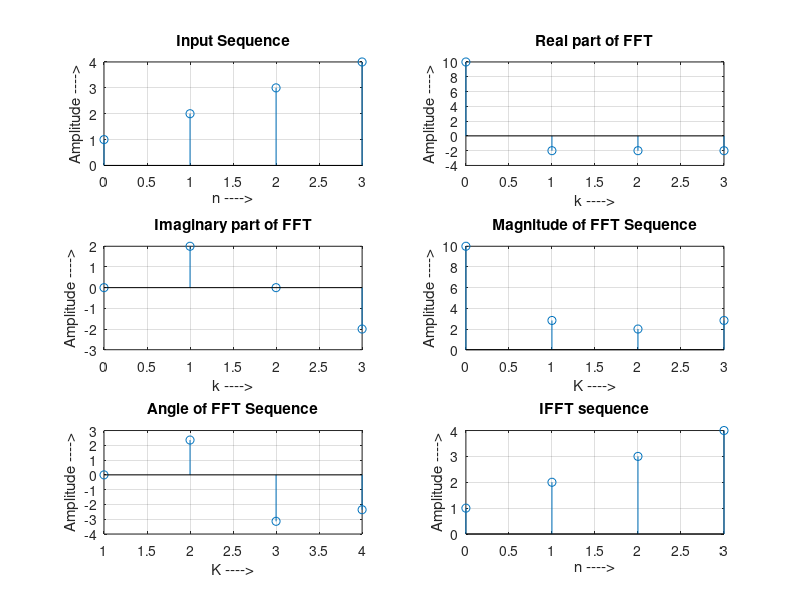

Here is the MATLAB script that generated this plot:
% Author: Zain Rajani

% Code Description: Finding the FFT and IFFT for a given sequence 

% Initialise
clc;
clear all;
close all;
 
%code block to find FFT of a sequence 
x = [1 2 3 4];
N = length(x);
for k = 1:N
y(k) = 0;
for n = 1:N
y(k) = y(k)+x(n)*exp(-1i*2*pi*(k-1)*(n-1)/N);  % Replace your sequence equation here
end
end
 
 
%code block to plot the input sequence
t = 0:N-1;
subplot(3,2,1);
stem(t,x);
ylabel('Amplitude ---->');
xlabel('n ---->');
title('Input Sequence');
grid on;
 
 
%code block to plot the FFT sequence
t = 0:N-1;
z=real(y);
subplot(3,2,2);
stem(t,z);
ylabel('Amplitude ---->');
xlabel('k ---->');
title('Real part of FFT');
grid on;
 
Q=imag(y);
subplot(3,2,3);
stem(t,Q);
ylabel('Amplitude ---->');
xlabel('k ---->');
title('Imaginary part of FFT');
grid on;
 
 
 
% Find the magnitudes of individual FFT points and plot it
magnitude = abs(y);
t = 0:N-1;
subplot(3,2,4);
stem(t,magnitude);
ylabel('Amplitude ---->');
xlabel('K ---->');
title('Magnitude of FFT Sequence');
grid on;
 
%code block to find angle of FFT sequence
S=angle(y);
t = 0:N-1;
subplot(3,2,5);
stem(S);
ylabel('Amplitude ---->');
xlabel('K ---->');
title('Angle of FFT Sequence');
grid on;
 
 
%code block to find IFFT of a sequence
R = length(y);
for n = 1:R
x1(n) = 0;
for k = 1:R
    x1(n) = x1(n)+(1/R)*y(k)*exp(1i*2*pi*(k-1)*(n-1)/R);
end
end
 
 
%code block to plot the IFFT sequence
t = 0:R-1;
subplot(3,2,6);
stem(t,x1);
ylabel('Amplitude ---->');
xlabel('n ---->');
title('IFFT sequence');
grid on;
